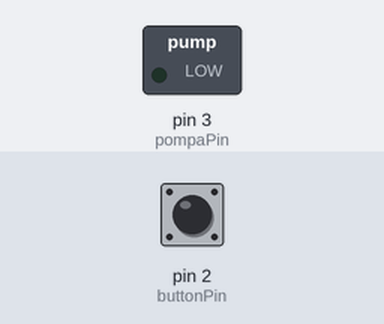
A sketch run on a simulated Arduino Uno, built with avr-gcc and run on an emulated ATmega328P. Shown: switched loads named in the sketch (green lamp = pin HIGH). Inputs (shaded band) come from the test bench; at power-on: pin 2 (buttonPin) LOW.

Above: at 1.2 s.
1.3 s: pin 2 (buttonPin) pulled HIGH for 0.15 s
At 1.6 s:
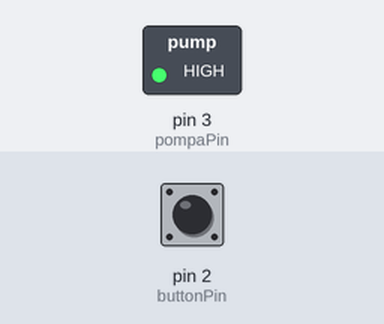
2.9 s: pin 2 (buttonPin) pulled HIGH for 1 s
At 4.0 s:
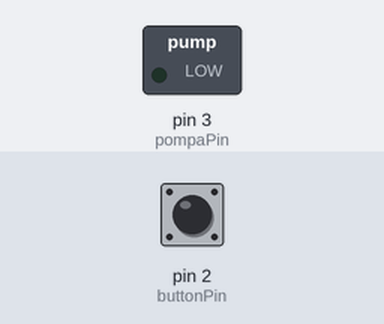
5.4 s: pin 2 (buttonPin) pulled HIGH for 3.2 s
At 5.9 s:
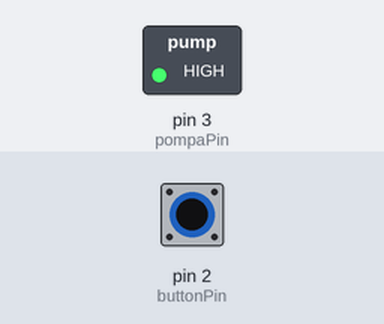
Timing chart, 0 to 8.4 s (numbered marks = the images above; inputs shaded):
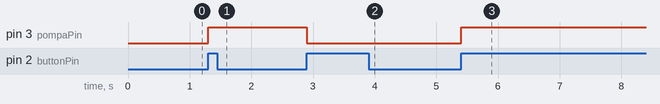

The sketch:

Exemplu_buton.ino
```cpp
#define buttonPin 2 //pin pentru buton
#define pompaPin 3 //pinul de la releu ce este conectat la pompa sau alte module de OUTPUT

void setup() {
  //definire pini
  pinMode(buttonPin, INPUT);
  pinMode(pompaPin, OUTPUT);
}

int lastState = 0; //variabila pentru a vedea starea anterioara apasarii butonului

void loop() {
  int state = digitalRead(buttonPin); //variabila ce citeste starea butonului (1 = apasat, 0 = nu este apasat)
  if(state == 1 && state != lastState) //daca butonul este apasat, dar
    digitalWrite(pompaPin, !digitalRead(pompaPin));
  lastState = state;
  delay(100);
}
```

Measured:
- after the input at 1.3 s, pin 3 (pompaPin): LOW → HIGH at once
- after the input at 2.9 s, pin 3 (pompaPin): HIGH → LOW at once
- after the input at 5.4 s, pin 3 (pompaPin): LOW → HIGH at once
